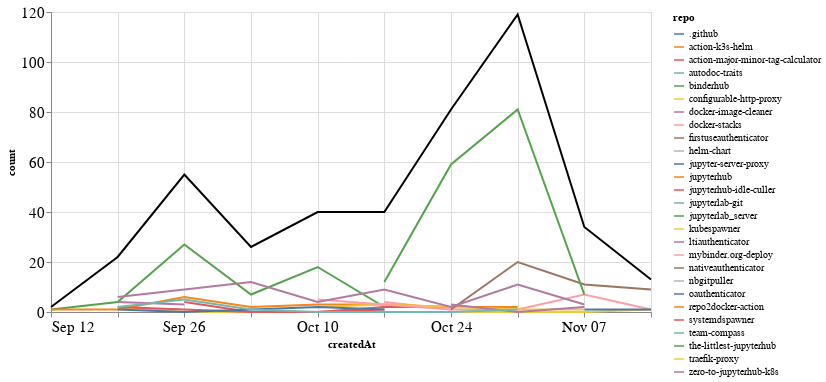

The notebook cell this image was saved under:
### Markdown cell above
### Comments

### Code cell
comments_time = comments.groupby('repo').resample('W', on='createdAt').count()['author'].reset_index()
comments_time = comments_time.rename(columns={'author': 'count'})
comments_time_total = comments_time.groupby('createdAt').agg({"count": "sum"}).reset_index()
ch1 = alt.Chart(comments_time, width=600).mark_line().encode(
    x='createdAt',
    y='count',
    color='repo',
    tooltip="repo"
)

ch2 = alt.Chart(comments_time_total, width=600).mark_line(color="black").encode(
    x='createdAt',
    y='count',
)

ch1 + ch2

### Figure 1 — Vega-Lite specification as saved in the notebook (floating-point values rounded to 4 significant figures)
{"config": {"axisLeft": {"labelFontSize": 15}, "axisBottom": {"labelFontSize": 15}}, "layer": [{"data": {"name": "data-35fb44d3f2a3a3ab07bb700fe4eef171"}, "mark": "line", "encoding": {"color": {"type": "nominal", "field": "repo"}, "tooltip": {"type": "nominal", "field": "repo"}, "x": {"type": "temporal", "field": "createdAt"}, "y": {"type": "quantitative", "field": "count"}}, "width": 600}, {"data": {"name": "data-c0fea4e3f6245803ab3010fffd0ca8b3"}, "mark": {"type": "line", "color": "black"}, "encoding": {"x": {"type": "temporal", "field": "createdAt"}, "y": {"type": "quantitative", "field": "count"}}, "width": 600}], "$schema": "https://vega.github.io/schema/vega-lite/v4.8.1.json", "datasets": {"data-35fb44d3f2a3a3ab07bb700fe4eef171": [{"repo": ".github", "createdAt": "2021-10-24T00:00:00", "count": 1}, {"repo": "action-k3s-helm", "createdAt": "2021-10-10T00:00:00", "count": 5}, {"repo": "action-major-minor-tag-calculator", "createdAt": "2021-09-26T00:00:00", "count": 4}, {"repo": "action-major-minor-tag-calculator", "createdAt": "2021-10-03T00:00:00", "count": 0}, {"repo": "action-major-minor-tag-calculator", "createdAt": "2021-10-10T00:00:00", "count": 0}, {"repo": "action-major-minor-tag-calculator", "createdAt": "2021-10-17T00:00:00", "count": 1}, {"repo": "autodoc-traits", "createdAt": "2021-10-24T00:00:00", "count": 1}, {"repo": "binderhub", "createdAt": "2021-09-12T00:00:00", "count": 1}, {"repo": "binderhub", "createdAt": "2021-09-19T00:00:00", "count": 4}, {"repo": "binderhub", "createdAt": "2021-09-26T00:00:00", "count": 27}, {"repo": "binderhub", "createdAt": "2021-10-03T00:00:00", "count": 7}, {"repo": "binderhub", "createdAt": "2021-10-10T00:00:00", "count": 18}, {"repo": "binderhub", "createdAt": "2021-10-17T00:00:00", "count": 2}, {"repo": "configurable-http-proxy", "createdAt": "2021-09-19T00:00:00", "count": 2}, {"repo": "configurable-http-proxy", "createdAt": "2021-09-26T00:00:00", "count": 0}, {"repo": "configurable-http-proxy", "createdAt": "2021-10-03T00:00:00", "count": 0}, {"repo": "configurable-http-proxy", "createdAt": "2021-10-10T00:00:00", "count": 0}, {"repo": "configurable-http-proxy", "createdAt": "2021-10-17T00:00:00", "count": 0}, {"repo": "configurable-http-proxy", "createdAt": "2021-10-24T00:00:00", "count": 0}, {"repo": "configurable-http-proxy", "createdAt": "2021-10-31T00:00:00", "count": 0}, {"repo": "configurable-http-proxy", "createdAt": "2021-11-07T00:00:00", "count": 0}, {"repo": "configurable-http-proxy", "createdAt": "2021-11-14T00:00:00", "count": 1}, {"repo": "docker-image-cleaner", "createdAt": "2021-09-19T00:00:00", "count": 4}, {"repo": "docker-image-cleaner", "createdAt": "2021-09-26T00:00:00", "count": 3}, {"repo": "docker-stacks", "createdAt": "2021-10-17T00:00:00", "count": 4}, {"repo": "docker-stacks", "createdAt": "2021-10-24T00:00:00", "count": 1}, {"repo": "docker-stacks", "createdAt": "2021-10-31T00:00:00", "count": 1}, {"repo": "docker-stacks", "createdAt": "2021-11-07T00:00:00", "count": 7}, {"repo": "docker-stacks", "createdAt": "2021-11-14T00:00:00", "count": 1}, {"repo": "firstuseauthenticator", "createdAt": "2021-10-31T00:00:00", "count": 2}, {"repo": "helm-chart", "createdAt": "2021-10-10T00:00:00", "count": 1}, {"repo": "jupyter-server-proxy", "createdAt": "2021-11-07T00:00:00", "count": 1}, {"repo": "jupyter-server-proxy", "createdAt": "2021-11-14T00:00:00", "count": 1}, {"repo": "jupyterhub", "createdAt": "2021-09-12T00:00:00", "count": 1}, {"repo": "jupyterhub", "createdAt": "2021-09-19T00:00:00", "count": 1}, {"repo": "jupyterhub", "createdAt": "2021-09-26T00:00:00", "count": 6}, {"repo": "jupyterhub", "createdAt": "2021-10-03T00:00:00", "count": 2}, {"repo": "jupyterhub", "createdAt": "2021-10-10T00:00:00", "count": 3}, {"repo": "jupyterhub", "createdAt": "2021-10-17T00:00:00", "count": 3}, {"repo": "jupyterhub", "createdAt": "2021-10-24T00:00:00", "count": 2}, {"repo": "jupyterhub", "createdAt": "2021-10-31T00:00:00", "count": 2}, {"repo": "jupyterhub-idle-culler", "createdAt": "2021-09-19T00:00:00", "count": 2}, {"repo": "jupyterhub-idle-culler", "createdAt": "2021-09-26T00:00:00", "count": 1}, {"repo": "jupyterhub-idle-culler", "createdAt": "2021-10-03T00:00:00", "count": 0}, {"repo": "jupyterhub-idle-culler", "createdAt": "2021-10-10T00:00:00", "count": 0}, {"repo": "jupyterhub-idle-culler", "createdAt": "2021-10-17T00:00:00", "count": 2}, {"repo": "jupyterhub-idle-culler", "createdAt": "2021-10-24T00:00:00", "count": 2}, {"repo": "jupyterlab-git", "createdAt": "2021-10-03T00:00:00", "count": 2}, {"repo": "jupyterlab_server", "createdAt": "2021-10-03T00:00:00", "count": 1}, {"repo": "kubespawner", "createdAt": "2021-10-10T00:00:00", "count": 2}, {"repo": "kubespawner", "createdAt": "2021-10-17T00:00:00", "count": 3}, {"repo": "kubespawner", "createdAt": "2021-10-24T00:00:00", "count": 2}, {"repo": "kubespawner", "createdAt": "2021-10-31T00:00:00", "count": 1}, {"repo": "kubespawner", "createdAt": "2021-11-07T00:00:00", "count": 1}, {"repo": "ltiauthenticator", "createdAt": "2021-10-24T00:00:00", "count": 3}, {"repo": "ltiauthenticator", "createdAt": "2021-10-31T00:00:00", "count": 0}, {"repo": "ltiauthenticator", "createdAt": "2021-11-07T00:00:00", "count": 2}, {"repo": "mybinder.org-deploy", "createdAt": "2021-10-10T00:00:00", "count": 5}, {"repo": "mybinder.org-deploy", "createdAt": "2021-10-17T00:00:00", "count": 3}, {"repo": "mybinder.org-deploy", "createdAt": "2021-10-24T00:00:00", "count": 1}, {"repo": "nativeauthenticator", "createdAt": "2021-10-24T00:00:00", "count": 1}, {"repo": "nativeauthenticator", "createdAt": "2021-10-31T00:00:00", "count": 20}, {"repo": "nativeauthenticator", "createdAt": "2021-11-07T00:00:00", "count": 11}, {"repo": "nativeauthenticator", "createdAt": "2021-11-14T00:00:00", "count": 9}, {"repo": "nbgitpuller", "createdAt": "2021-11-14T00:00:00", "count": 1}, {"repo": "oauthenticator", "createdAt": "2021-09-19T00:00:00", "count": 1}, {"repo": "oauthenticator", "createdAt": "2021-09-26T00:00:00", "count": 0}, {"repo": "oauthenticator", "createdAt": "2021-10-03T00:00:00", "count": 1}, {"repo": "oauthenticator", "createdAt": "2021-10-10T00:00:00", "count": 2}, {"repo": "oauthenticator", "createdAt": "2021-10-17T00:00:00", "count": 1}, {"repo": "repo2docker-action", "createdAt": "2021-11-07T00:00:00", "count": 2}, {"repo": "systemdspawner", "createdAt": "2021-10-24T00:00:00", "count": 3}, {"repo": "team-compass", "createdAt": "2021-09-19T00:00:00", "count": 2}, {"repo": "team-compass", "createdAt": "2021-09-26T00:00:00", "count": 5}, {"repo": "team-compass", "createdAt": "2021-10-03T00:00:00", "count": 1}, {"repo": "team-compass", "createdAt": "2021-10-10T00:00:00", "count": 0}, {"repo": "team-compass", "createdAt": "2021-10-17T00:00:00", "count": 0}, {"repo": "team-compass", "createdAt": "2021-10-24T00:00:00", "count": 0}, {"repo": "team-compass", "createdAt": "2021-10-31T00:00:00", "count": 1}, {"repo": "the-littlest-jupyterhub", "createdAt": "2021-10-17T00:00:00", "count": 12}, {"repo": "the-littlest-jupyterhub", "createdAt": "2021-10-24T00:00:00", "count": 59}, {"repo": "the-littlest-jupyterhub", "createdAt": "2021-10-31T00:00:00", "count": 81}, {"repo": "the-littlest-jupyterhub", "createdAt": "2021-11-07T00:00:00", "count": 7}, {"repo": "traefik-proxy", "createdAt": "2021-10-24T00:00:00", "count": 3}, {"repo": "zero-to-jupyterhub-k8s", "createdAt": "2021-09-19T00:00:00", "count": 6}, {"repo": "zero-to-jupyterhub-k8s", "createdAt": "2021-09-26T00:00:00", "count": 9}, {"repo": "zero-to-jupyterhub-k8s", "createdAt": "2021-10-03T00:00:00", "count": 12}, {"repo": "zero-to-jupyterhub-k8s", "createdAt": "2021-10-10T00:00:00", "count": 4}, {"repo": "zero-to-jupyterhub-k8s", "createdAt": "2021-10-17T00:00:00", "count": 9}, {"repo": "zero-to-jupyterhub-k8s", "createdAt": "2021-10-24T00:00:00", "count": 2}, {"repo": "zero-to-jupyterhub-k8s", "createdAt": "2021-10-31T00:00:00", "count": 11}, {"repo": "zero-to-jupyterhub-k8s", "createdAt": "2021-11-07T00:00:00", "count": 3}], "data-c0fea4e3f6245803ab3010fffd0ca8b3": [{"createdAt": "2021-09-12T00:00:00", "count": 2}, {"createdAt": "2021-09-19T00:00:00", "count": 22}, {"createdAt": "2021-09-26T00:00:00", "count": 55}, {"createdAt": "2021-10-03T00:00:00", "count": 26}, {"createdAt": "2021-10-10T00:00:00", "count": 40}, {"createdAt": "2021-10-17T00:00:00", "count": 40}, {"createdAt": "2021-10-24T00:00:00", "count": 81}, {"createdAt": "2021-10-31T00:00:00", "count": 119}, {"createdAt": "2021-11-07T00:00:00", "count": 34}, {"createdAt": "2021-11-14T00:00:00", "count": 13}]}}
